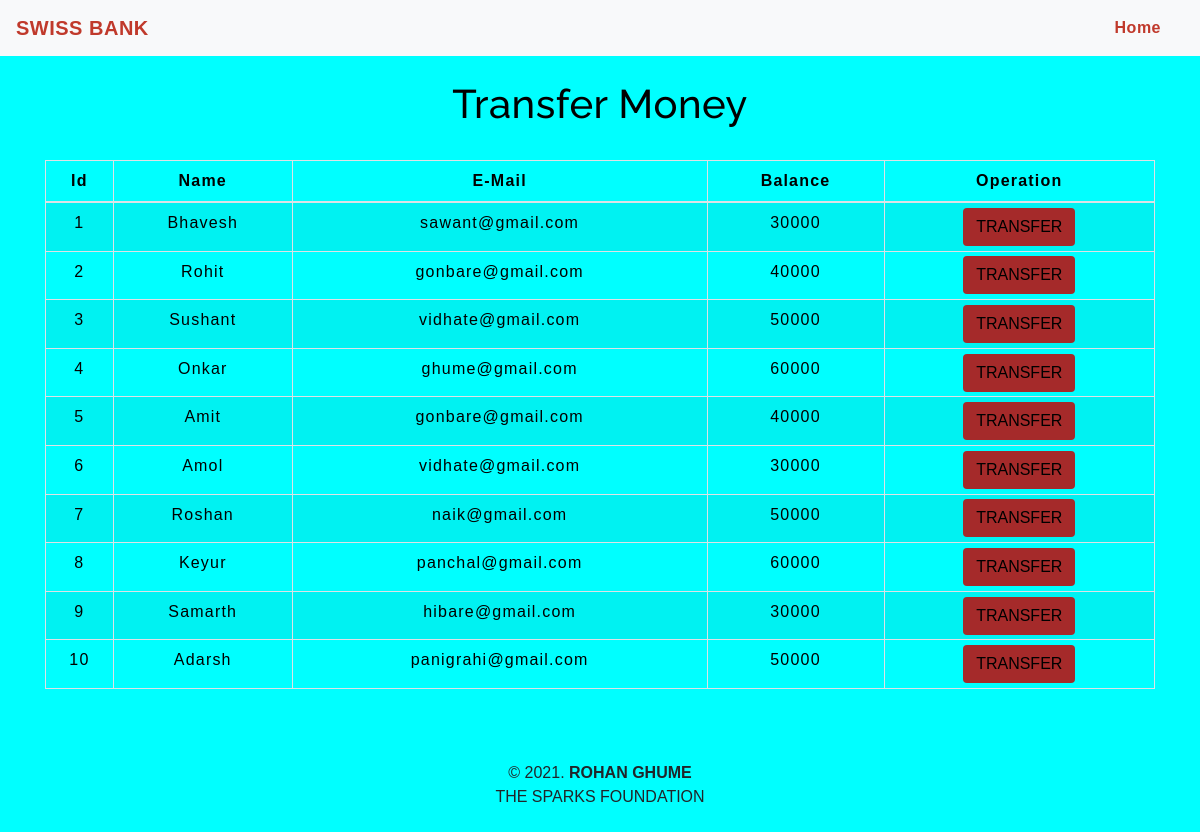
The app's page /transfermoney.php with its own data.
### tables this page shows
CREATE TABLE `users` (
  `id` int(3) NOT NULL,
  `name` text(128) NOT NULL,
  `email` varchar(64) NOT NULL,
  `balance` int(8) NOT NULL
);

### transfermoney.php (the view, shortened to what this page needs)
<!DOCTYPE html>
<html lang="en">
<head>
    <link rel="stylesheet" href="https://maxcdn.bootstrapcdn.com/bootstrap/4.0.0/css/bootstrap.min.css">
    <link rel="stylesheet" type="text/css" href="css/table.css">
    <link rel="stylesheet" type="text/css" href="css/navbar.css">
</head>
<body style="background-color : #00FFFF;">
<?php
    include 'config.php';
    $sql = "SELECT * FROM users";
    $result = mysqli_query($conn,$sql);
?>
<?php
  include 'navbar.php';
?>
<div class="container">
        <h2 class="text-center pt-4" style="color : black;">Transfer Money</h2>
        <br>
            <div class="row">
                <div class="col">
                    <div class="table-responsive-sm">
                    <table class="table table-hover table-sm table-striped table-condensed table-bordered" style="border-color:black;">
                        <thead style="color : black;">
                            <tr>
                            <th scope="col" class="text-center py-2">Id</th>
                            <th scope="col" class="text-center py-2">Name</th>
                            <th scope="col" class="text-center py-2">E-Mail</th>
                            <th scope="col" class="text-center py-2">Balance</th>
                            <th scope="col" class="text-center py-2">Operation</th>
                            </tr>
                        </thead>
                        <tbody>
                <?php
                    while($rows=mysqli_fetch_assoc($result)){
                ?>
                    <tr style="color : black;">
                        <td class="py-2"><?php echo $rows['id'] ?></td>
                        <td class="py-2"><?php echo $rows['name']?></td>
                        <td class="py-2"><?php echo $rows['email']?></td>
                        <td class="py-2"><?php echo $rows['balance']?></td>
                        <td><a href="selecteduserdetail.php?id= <?php echo $rows['id'] ;?>"> <button type="button" class="btn" style="background-color : #A52A2A;">TRANSFER</button></a></td>
                    </tr>
                <?php
                    }
                ?>
                        </tbody>
                    </table>
                    </div>
                </div>
            </div>
         </div>
         <footer class="text-center mt-5 py-2">
            <p>&copy 2021. <b>ROHAN GHUME</b> <br> THE SPARKS FOUNDATION</p>
        </footer>
</body>
</html>

### navbar.php (shortened to what this page needs)
<nav class="navbar navbar-expand-md navbar-light bg-light">
<a class="navbar-brand" href="index.php" style="color : #C0392B;"><b>SWISS BANK</b></a>
<div class="collapse navbar-collapse" id="collapsibleNavbar">
      <ul class="navbar-nav ml-auto">
        <li class="nav-item">
          <a class="nav-link" href="index.php" style="color : #C0392B;"><b>Home</b></a>
        </li>
    </div>
 </nav>

### table.css (style rules this page uses)
* { padding: 0; margin: 0; box-sizing: border-box; font-family: sans-serif; }
h2 { font-size: 40px; }
table { letter-spacing: 1.2px; }
td { text-align: center; }
button { border:none; background: #d9d9d9; transition: 1s; }

### navbar.css (style rules this page uses)
.nav-link { margin-right: 15px; color:#2F363F; letter-spacing: 0.5px; transition: 0.5s; }
.navbar-brand { color: #4C4B4B; letter-spacing: 0.5px; }
h2 { color: #4C4B4B; letter-spacing: 0.5px; font-family: raleway; }

### transfermoney.php (style rules this page uses)
button { transition: 1.5s; }

### records on screen
users: id "1", name "Bhavesh", email "sawant@gmail.com", balance "30000"
users: id "2", name "Rohit", email "gonbare@gmail.com", balance "40000"
users: id "3", name "Sushant", email "vidhate@gmail.com", balance "50000"
users: id "4", name "Onkar", email "ghume@gmail.com", balance "60000"
users: id "5", name "Amit", email "gonbare@gmail.com", balance "40000"
users: id "6", name "Amol", email "vidhate@gmail.com", balance "30000"
users: id "7", name "Roshan", email "naik@gmail.com", balance "50000"
users: id "8", name "Keyur", email "panchal@gmail.com", balance "60000"
users: id "9", name "Samarth", email "hibare@gmail.com", balance "30000"
users: id "10", name "Adarsh", email "panigrahi@gmail.com", balance "50000"
